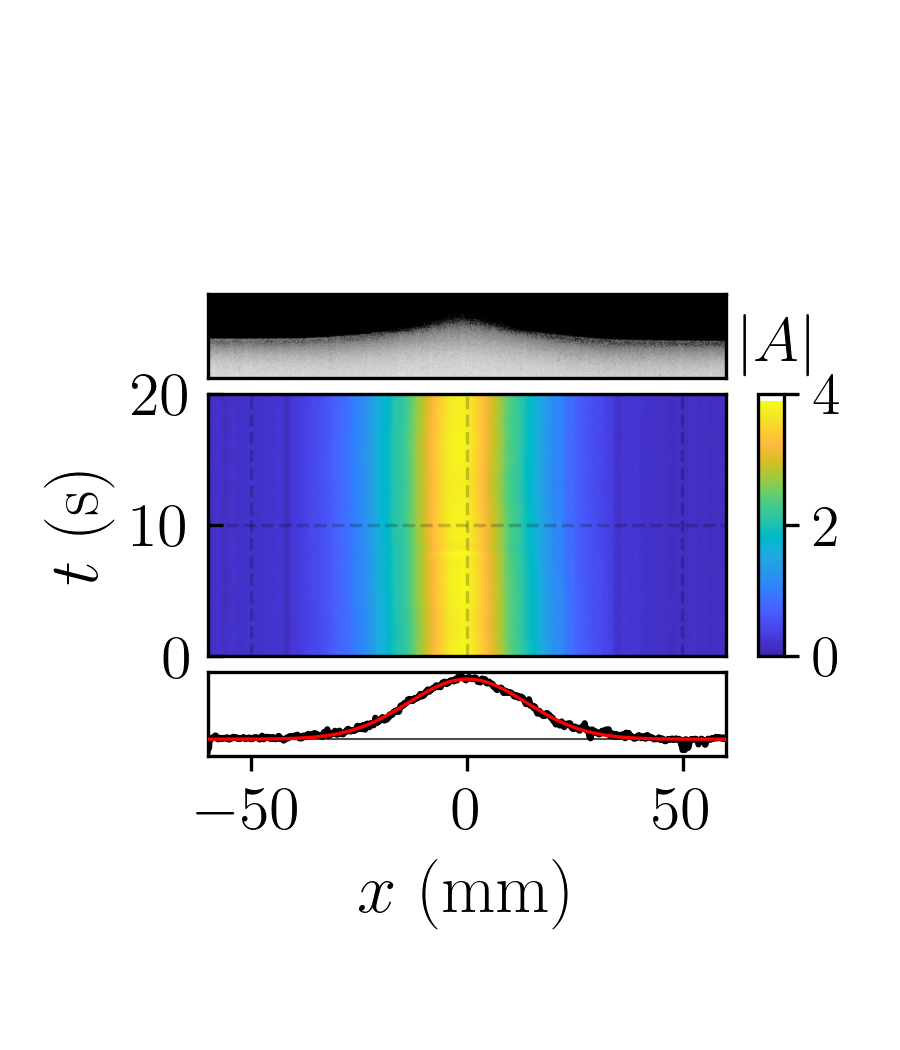

Reproduce this figure in Python.
from functions import *
from back_process import *
from time_integrators import *

if __name__ == '__main__':
    working_directory = "D:/mnustes_science/experimental_data/soliton_control"
    nonshifted_soliton = working_directory + "/espacio_parametros/mov_400cu/a=11.29_f=13.80_1"
    response_dir = working_directory + "/sigma_14mm"

    Z_nonshifted = np.loadtxt(nonshifted_soliton + '/Z_strobo.txt', delimiter=',')
    X_nonshifted = np.loadtxt(nonshifted_soliton + '/X_mm.txt', delimiter=',')
    T_nonshifted = np.loadtxt(nonshifted_soliton + '/T_strobo.txt', delimiter=',')
    X_mm = np.loadtxt(nonshifted_soliton + '/X_mm_image.txt', delimiter=',')
    img_nonshifted = plt.imread(nonshifted_soliton + '/image_modified.jpg')
    Z_nonshifted = filtro_superficie(Z_nonshifted, 3, "Y")
    Z_nonshifted = filtro_superficie(Z_nonshifted, 10, "X")

    response = np.loadtxt(response_dir + '/response.txt', delimiter=',')
    response_fit = np.loadtxt(response_dir + '/response_fit.txt', delimiter=',')
    response_X = np.loadtxt(response_dir + '/X_mm.txt', delimiter=',')

    img_nonshifted = cv2.cvtColor(img_nonshifted, cv2.COLOR_BGR2GRAY)
    Ny_img = len(img_nonshifted[:, 0])

    ti, tf = 0, 25
    xi, xf = -60, 60
    Ii, If = int(0.07 * Ny_img), int(0.47 * Ny_img)
    ji, jf = np.argmin(np.abs(X_mm - xi)), np.argmin(np.abs(X_mm - xf))

    fig, ax = plt.subplots(3, 1, figsize=(3, 3.5), gridspec_kw={'height_ratios': [1, 1, 1]}, dpi=300)
    ax[0].axis('off')
    ax[2].axis('off')

    # legend (match flipped data and colormap settings)
    pcm = ax[1].pcolormesh(X_nonshifted, T_nonshifted, np.flip(Z_nonshifted, axis=1), cmap=parula_map, shading='auto', vmin=0, vmax=4.5)
    cbar = plt.colorbar(pcm, aspect=10)
    cbar.set_label('$|A|$', rotation=0, size=15, labelpad=-14, y=1.3)
    cbar.set_ticks([0, 2, 4])
    cbar.ax.tick_params(labelsize=14)

    # Match plot styling from first block
    ax[1].set_xlim([xi, xf])
    ax[1].tick_params(labelsize=15, direction='in', bottom=False, labelbottom=False)
    ax[1].set_ylim([0, 20])
    ax[1].set_ylabel('$t\ \\textrm{(s)}$', size=17)
    ax[1].grid(linestyle='--', alpha=0.2, color='k')

    # Match image positioning
    left, bottom, width, height = [0.231, 0.64, 0.576, 0.08]
    ax_up = fig.add_axes([left, bottom, width, height])
    ax_up.imshow(np.flip(img_nonshifted[Ii:If, ji:jf], axis=1), cmap="gray", aspect='auto')
    ax_up.tick_params(labelsize=15, left=False, right=False, top=False, bottom=False,
                      labelleft=False, labelright=False, labeltop=False, labelbottom=False)

    # Match response plot positioning and style
    left, bottom, width, height = [0.231, 0.28, 0.576, 0.08]
    ax_bot = fig.add_axes([left, bottom, width, height])
    ax_bot.plot(response_X, response, color='k', zorder=4)
    ax_bot.plot(response_X, response_fit, color='red', lw=0.8, zorder=5)
    ax_bot.hlines(0, xi, xf, colors="k", alpha=0.7, lw=0.5)
    ax_bot.set_xlim([xi, xf])
    ax_bot.set_xlabel(r'$x\ \textrm{(mm)}$', size=17)
    ax_bot.tick_params(labelsize=15, left=False, right=False, top=False, bottom=True,
                       labelleft=False, labelright=False, labeltop=False, labelbottom=True)

    plt.tight_layout()
    plt.savefig("Fig01b.png", dpi=300)
    plt.close()